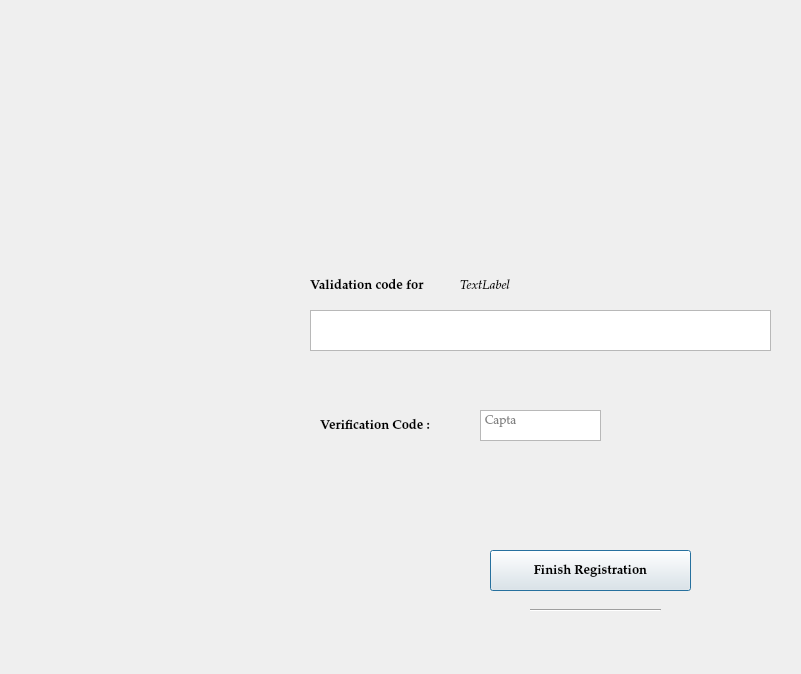
<?xml version="1.0" encoding="UTF-8"?>
<ui version="4.0">
 <class>Dialog</class>
 <widget class="QDialog" name="Dialog">
  <property name="geometry">
   <rect>
    <x>0</x>
    <y>0</y>
    <width>801</width>
    <height>674</height>
   </rect>
  </property>
  <property name="windowTitle">
   <string>Dialog</string>
  </property>
  <widget class="QLabel" name="label">
   <property name="geometry">
    <rect>
     <x>0</x>
     <y>0</y>
     <width>800</width>
     <height>677</height>
    </rect>
   </property>
   <property name="text">
    <string/>
   </property>
   <property name="pixmap">
    <pixmap>../img/page2.png</pixmap>
   </property>
  </widget>
  <widget class="QLabel" name="label_2">
   <property name="geometry">
    <rect>
     <x>360</x>
     <y>30</y>
     <width>561</width>
     <height>221</height>
    </rect>
   </property>
   <property name="text">
    <string/>
   </property>
   <property name="pixmap">
    <pixmap>../img/page2 im1.png</pixmap>
   </property>
  </widget>
  <widget class="QLabel" name="label_3">
   <property name="geometry">
    <rect>
     <x>10</x>
     <y>10</y>
     <width>181</width>
     <height>61</height>
    </rect>
   </property>
   <property name="text">
    <string/>
   </property>
   <property name="pixmap">
    <pixmap>../img/Neo_logo.png</pixmap>
   </property>
  </widget>
  <widget class="QTextEdit" name="code">
   <property name="geometry">
    <rect>
     <x>310</x>
     <y>310</y>
     <width>461</width>
     <height>41</height>
    </rect>
   </property>
   <property name="font">
    <font>
     <pointsize>14</pointsize>
    </font>
   </property>
   <property name="layoutDirection">
    <enum>Qt::RightToLeft</enum>
   </property>
   <property name="placeholderText">
    <string/>
   </property>
  </widget>
  <widget class="QLabel" name="label_4">
   <property name="geometry">
    <rect>
     <x>310</x>
     <y>270</y>
     <width>151</width>
     <height>31</height>
    </rect>
   </property>
   <property name="font">
    <font>
     <family>Palatino Linotype</family>
     <pointsize>10</pointsize>
     <weight>75</weight>
     <bold>true</bold>
    </font>
   </property>
   <property name="text">
    <string>Validation code for</string>
   </property>
  </widget>
  <widget class="QLabel" name="Email">
   <property name="geometry">
    <rect>
     <x>460</x>
     <y>270</y>
     <width>221</width>
     <height>31</height>
    </rect>
   </property>
   <property name="font">
    <font>
     <family>Palatino Linotype</family>
     <pointsize>10</pointsize>
     <weight>50</weight>
     <italic>true</italic>
     <bold>false</bold>
    </font>
   </property>
   <property name="text">
    <string>TextLabel</string>
   </property>
  </widget>
  <widget class="QLabel" name="label_6">
   <property name="geometry">
    <rect>
     <x>320</x>
     <y>400</y>
     <width>151</width>
     <height>51</height>
    </rect>
   </property>
   <property name="font">
    <font>
     <family>Palatino Linotype</family>
     <pointsize>10</pointsize>
     <weight>75</weight>
     <bold>true</bold>
    </font>
   </property>
   <property name="text">
    <string>Verification Code :</string>
   </property>
  </widget>
  <widget class="QLabel" name="Cshow">
   <property name="geometry">
    <rect>
     <x>630</x>
     <y>410</y>
     <width>121</width>
     <height>31</height>
    </rect>
   </property>
   <property name="text">
    <string/>
   </property>
   <property name="pixmap">
    <pixmap>../img/capta.png</pixmap>
   </property>
  </widget>
  <widget class="QTextEdit" name="capta">
   <property name="geometry">
    <rect>
     <x>480</x>
     <y>410</y>
     <width>121</width>
     <height>31</height>
    </rect>
   </property>
   <property name="font">
    <font>
     <family>Palatino Linotype</family>
     <pointsize>9</pointsize>
    </font>
   </property>
   <property name="placeholderText">
    <string>Capta</string>
   </property>
  </widget>
  <widget class="QLabel" name="label_8">
   <property name="geometry">
    <rect>
     <x>330</x>
     <y>500</y>
     <width>431</width>
     <height>31</height>
    </rect>
   </property>
   <property name="text">
    <string/>
   </property>
   <property name="pixmap">
    <pixmap>../img/line.png</pixmap>
   </property>
  </widget>
  <widget class="QPushButton" name="pushButton">
   <property name="geometry">
    <rect>
     <x>490</x>
     <y>550</y>
     <width>201</width>
     <height>41</height>
    </rect>
   </property>
   <property name="font">
    <font>
     <family>Palatino Linotype</family>
     <pointsize>10</pointsize>
     <weight>75</weight>
     <italic>false</italic>
     <bold>true</bold>
    </font>
   </property>
   <property name="text">
    <string>Finish Registration</string>
   </property>
  </widget>
  <widget class="Line" name="line">
   <property name="geometry">
    <rect>
     <x>530</x>
     <y>590</y>
     <width>131</width>
     <height>41</height>
    </rect>
   </property>
   <property name="orientation">
    <enum>Qt::Horizontal</enum>
   </property>
  </widget>
  <widget class="QLabel" name="only_cap">
   <property name="geometry">
    <rect>
     <x>270</x>
     <y>190</y>
     <width>311</width>
     <height>31</height>
    </rect>
   </property>
   <property name="text">
    <string/>
   </property>
   <property name="pixmap">
    <pixmap>../img/errcap.png</pixmap>
   </property>
  </widget>
  <widget class="QLabel" name="only_code">
   <property name="geometry">
    <rect>
     <x>270</x>
     <y>190</y>
     <width>471</width>
     <height>61</height>
    </rect>
   </property>
   <property name="text">
    <string/>
   </property>
   <property name="pixmap">
    <pixmap>../img/Vcodeerr.png</pixmap>
   </property>
  </widget>
  <widget class="QLabel" name="both">
   <property name="geometry">
    <rect>
     <x>270</x>
     <y>190</y>
     <width>481</width>
     <height>81</height>
    </rect>
   </property>
   <property name="text">
    <string/>
   </property>
   <property name="pixmap">
    <pixmap>../img/botherr.png</pixmap>
   </property>
  </widget>
 </widget>
 <resources/>
 <connections/>
</ui>
